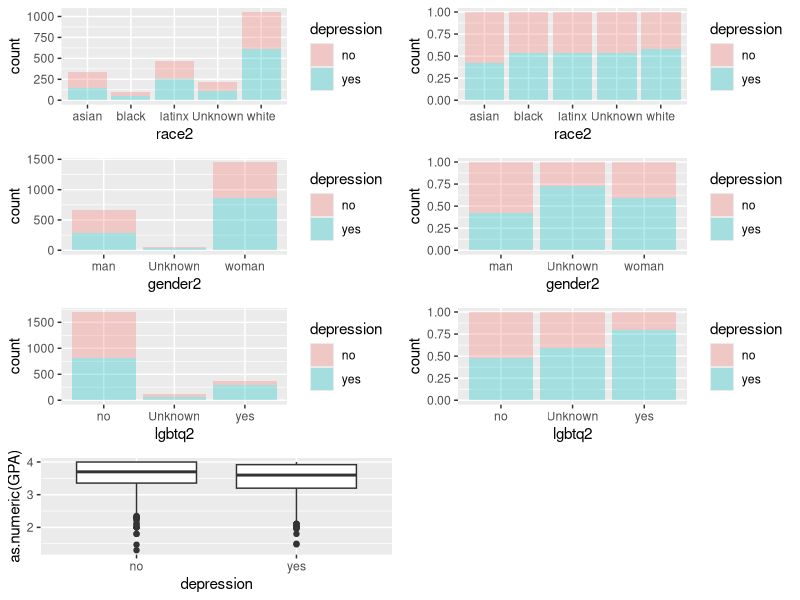

The R source for this figure:
## ---- chunk 1
library(tidyverse)
library(ggplot2)
library(ggpubr)
library(caret)
## ---- chunk 2
dep <- read.csv("pone.0269201.s002.csv")
dep$depression <- ifelse(dep$depression == "yes", "yes", "no")
dep <- dep %>% mutate(GPA = as.numeric(GPA))
## ---- chunk 3
missingCol <- grep("idep|ddep", colnames(dep))
dep[, missingCol][is.na(dep[, missingCol])] <- -1
dep[, -missingCol][is.na(dep[, -missingCol])] <- "Unknown"
## ---- chunk 4
count_race <- dep %>% ggplot(aes(x = race2, fill = depression)) + 
  geom_bar(alpha = 0.3)
perc_race <- dep %>% ggplot(aes(x = race2, fill = depression)) + 
  geom_bar(alpha = 0.3, position = "fill")
count_gender <- dep %>% ggplot(aes(x = gender2, fill = depression)) + 
  geom_bar(alpha = 0.3)
perc_gender <- dep %>% ggplot(aes(x = gender2, fill = depression)) + 
  geom_bar(alpha = 0.3, position = "fill")
count_lgbtq <- dep %>% ggplot(aes(x = lgbtq2, fill = depression)) + 
  geom_bar(alpha = 0.3)
perc_lgbtq <- dep %>% ggplot(aes(x = lgbtq2, fill = depression)) + 
  geom_bar(alpha = 0.3, position = "fill")
gpa <- dep %>% 
  ggplot(aes(x = depression, y = as.numeric(GPA))) + 
  geom_boxplot()
ggarrange(count_race, perc_race, count_gender, perc_gender, count_lgbtq,
          perc_lgbtq, gpa, ncol = 2, nrow = 4)

## ---- chunk 5
set.seed(1234)
regression <- dep %>% select(depression, race2, division, gender2, 
                             gen.stat2, lgbtq2, financially.stable2)
logistic <- train(depression ~ ., data = regression, method = "glm", 
                  preProcess = c("scale", "center"), 
                  family = binomial(link = "logit"))
summary(logistic)
